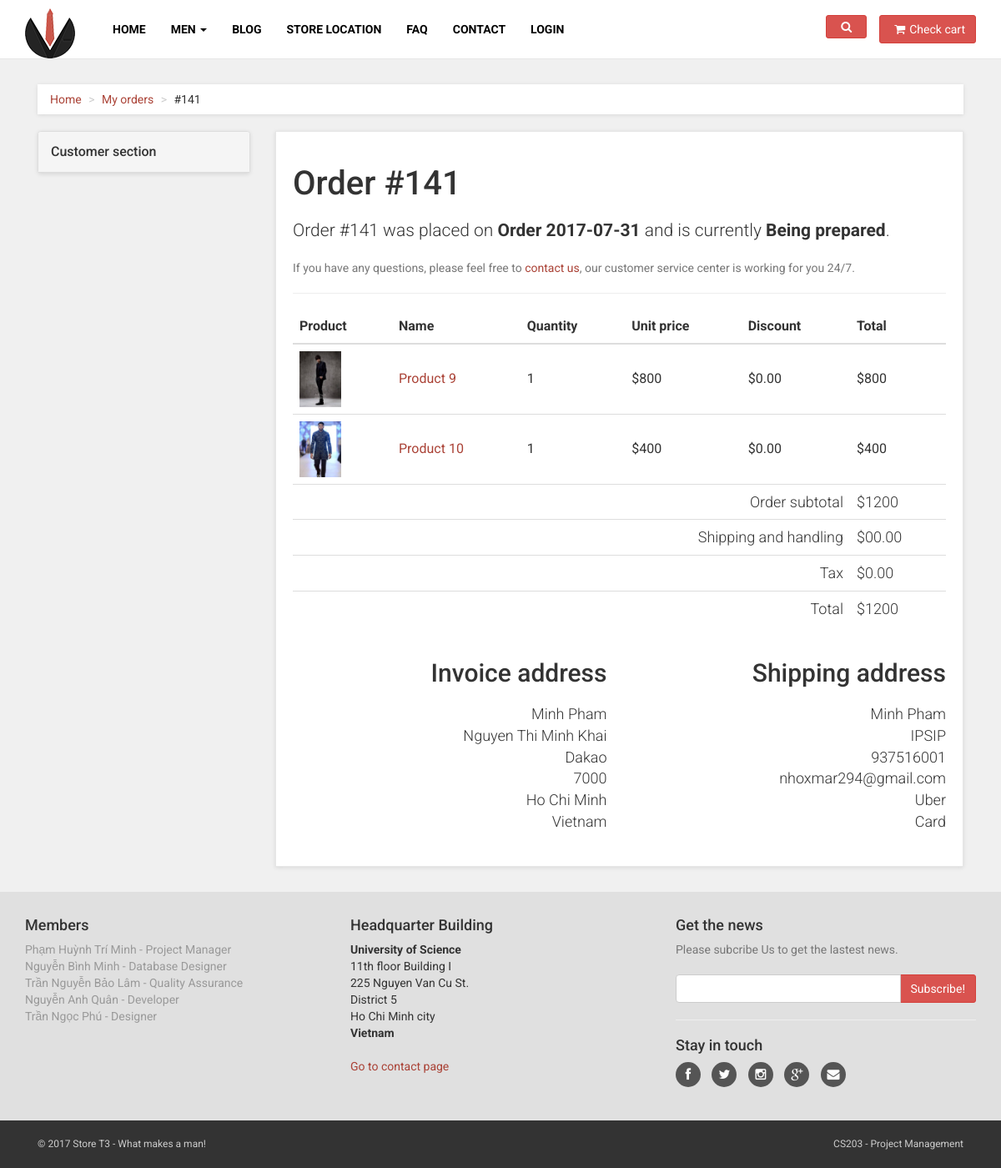
/lazy/customer-order.php?cid=141, run on the app's committed database.
### tables this page shows
CREATE TABLE `bill` (
  `id` int(11) NOT NULL,
  `id_delivery` int(11) NOT NULL,
  `bill_date` date DEFAULT NULL,
  `price` float NOT NULL,
  `status` int(5) NOT NULL DEFAULT '1'
);

CREATE TABLE `bill_detail` (
  `id` int(11) NOT NULL,
  `product_id` int(11) NOT NULL,
  `quantity` int(11) NOT NULL,
  `sum` float NOT NULL
);

CREATE TABLE `product_img` (
  `img_id` int(11) NOT NULL,
  `product_id` int(11) NOT NULL,
  `img` varchar(255) NOT NULL
);

CREATE TABLE `product` (
  `id` int(11) NOT NULL,
  `name` varchar(255) NOT NULL,
  `category` varchar(100) NOT NULL,
  `detail` text NOT NULL,
  `price` float NOT NULL,
  `sale` int(11) NOT NULL,
  `sale_percent` float NOT NULL,
  `status` int(11) NOT NULL
);

CREATE TABLE `delivery_info` (
  `id` int(11) NOT NULL,
  `id_user` int(11) NOT NULL,
  `fname` varchar(255) NOT NULL,
  `lname` varchar(255) NOT NULL,
  `company` varchar(255) NOT NULL,
  `street` varchar(255) NOT NULL,
  `ward` varchar(255) NOT NULL,
  `zip` varchar(10) NOT NULL,
  `city` varchar(50) NOT NULL,
  `country` varchar(50) NOT NULL,
  `phone` varchar(15) NOT NULL,
  `coemail` varchar(100) NOT NULL,
  `delivery` varchar(100) NOT NULL,
  `payment` varchar(20) NOT NULL
);

### lazy/customer-order.php (the view, shortened to what this page needs)
<?php
  include "includes/header.php";
  include "includes/navbar.php";
?>
<?php
 $id = $_GET['cid'];
 $sqli = "select * from bill where id=$id";
 $rs = mysqli_query($conn,$sqli);
 $data = mysqli_fetch_array($rs)
?>
    <div id="all">
        <div id="content">
            <div class="container">
                <div class="col-md-12">
                    <ul class="breadcrumb">
                        <li><a href="index.html">Home</a>
                        </li>
                        <li><a href="#">My orders</a>
                        </li>
                        <li><?php echo "#$data[id]" ?></li>
                    </ul>
                </div>
                <?php
                  include "includes/customer_menu.php";
                ?>
                <div class="col-md-9" id="customer-order">
                    <div class="box">
                        <h1><?php echo "Order #$data[id]" ?></h1>
                        <p class="lead"><?php echo "Order #$data[id]" ?> was placed on <strong><?php echo "Order $data[bill_date]" ?></strong> and is currently <strong>
                        <?php if ($data['status'] == 1)
                        {
                          echo"Being prepared";
                        }
                        if ($data['status'] == 2)
                        {
                          echo"Received";
                        } ?></strong>.</p>
                        <p class="text-muted">If you have any questions, please feel free to <a href="contact.php">contact us</a>, our customer service center is working for you 24/7.</p>
                        <hr>
                        <div class="table-responsive">
                            <table class="table">
                                <thead>
                                    <tr>
                                        <th>Product</th>
                                        <th>Name</th>
                                        <th>Quantity</th>
                                        <th>Unit price</th>
                                        <th>Discount</th>
                                        <th>Total</th>
                                    </tr>
                                </thead>
                                <tbody>
                                  <?php
                                  $sqli_temp = "select * from bill where id=$id";
                                  $rs_temp = mysqli_query($conn,$sqli_temp);
                                  $data_temp = mysqli_fetch_array($rs_temp);
                                  $sqli2 = "select * from bill_detail where id=$data_temp[id]";
                                  $rs2 = mysqli_query($conn,$sqli2);
                                  $sqli3 = "select * from delivery_info where id=$data_temp[id_delivery]";
                                  $rs3 = mysqli_query($conn,$sqli3);
                                  $data3 = mysqli_fetch_array($rs3);
                                  while ($data2 = mysqli_fetch_array($rs2))
                                 {
                                  $sqli4 = "select * from product where id=$data2[product_id]";
                                  $rs4 = mysqli_query($conn,$sqli4);
                                  $data4 = mysqli_fetch_array($rs4);
                                  $sqli5 = "select * from product_img where product_id=$data4[id]";
                                  $rs5 = mysqli_query($conn,$sqli5);
                                  $data5 = mysqli_fetch_array($rs5);
                                  echo "<tr>
                                          <td>
                                              <a href='#'>
                                                  <img src='../../lazy-admin/image/product/$data5[img]' alt=''>
                                              </a>
                                          </td>
                                          <td><a href='#'>$data4[name]</a>
                                          </td>
                                          <td>$data2[quantity]</td>
                                          <td>$$data4[price]</td>";
                                          if($data4['sale']==1)
                                          {
                                            $result=$data4['price']*$data4['sale_percent'];
                                            echo"<td>$$result</td>";
                                          }
                                          else {
                                            echo"<td>$0.00</td>";
                                          }
                                  echo  "<td>$$data2[sum]</td>
                                      </tr>";
                                  }
                                  ?>
                                </tbody>
                                <tfoot>
                                    <tr>
                                        <th colspan="5" class="text-right">Order subtotal</th>
                                        <th>$<?php echo $data['price']; ?></th>
                                    </tr>
                                    <tr>
                                        <th colspan="5" class="text-right">Shipping and handling</th>
                                        <th>$00.00</th>
                                    </tr>
                                    <tr>
                                        <th colspan="5" class="text-right">Tax</th>
                                        <th>$0.00</th>
                                    </tr>
                                    <tr>
                                        <th colspan="5" class="text-right">Total</th>
                                        <th>$<?php echo $data['price']; ?></th>
                                    </tr>
                                </tfoot>
                            </table>
                        </div>
                        <div class="row addresses">
                            <div class="col-md-6">
                                <h2>Invoice address</h2>
                                <?php echo"<p>$data3[fname] $data3[lname]
                                    <br>$data3[street]
                                    <br>$data3[ward]
                                    <br>$data3[zip]
                                    <br>$data3[city]
                                    <br>$data3[country]</p>";
                                ?>
                            </div>
                            <div class="col-md-6">
                                <h2>Shipping address</h2>
                                <?php echo"<p>$data3[fname] $data3[lname]
                                    <br>$data3[company]
                                    <br>$data3[phone]
                                    <br>$data3[coemail]
                                    <br>$data3[delivery]
                                    <br>$data3[payment]</p>";
                                ?>
                            </div>
                        </div>
                    </div>
                </div>
            </div>
        </div>
<?php
  include "includes/footer.php";
?>

### lazy/css/style.default.css (style rules this page uses)
a, button { -webkit-transition: all 0.2s ease-out; -moz-transition: all 0.2s ease-out; transition: all 0.2s ease-out; }
p.lead { font-weight: 300; }
h1 { font-weight: 700; font-size: 40px; }
.breadcrumb { -webkit-box-shadow: 0 1px 5px rgba(0, 0, 0, 0.1); box-shadow: 0 1px 5px rgba(0, 0, 0, 0.1); }
.box { background: #fff; margin: 0 0 30px; border: solid 1px #e6e6e6; -webkit-box-sizing: border-box; -moz-box-sizing: border-box; box-sizing: border-box; padding: 20px; -webkit-box-shadow: 0 1px 5px rgba(0, 0, 0, 0.1); box-shadow: 0 1px 5px rgba(0, 0, 0, 0.1); }
#content #checkout .table tbody tr td, #content #basket .table tbody tr td, #content #customer-order .table tbody tr td { vertical-align: middle; }
#content #checkout .table tbody tr td img, #content #basket .table tbody tr td img, #content #customer-order .table tbody tr td img { width: 50px; }
#content #checkout .table tfoot, #content #basket .table tfoot, #content #customer-order .table tfoot { font-size: 18px; }
#content #customer-order .table tfoot th { font-size: 18px; font-weight: 300; }
#content #customer-order .addresses { text-align: right; }
#content #customer-order .addresses p { font-size: 18px; font-weight: 300; }
body { font-family: "Roboto", Helvetica, Arial, sans-serif; font-size: 14px; line-height: 1.42857143; color: #333333; background-color: #f0f0f0; }
a { color: #aa4236; text-decoration: none; }
hr { margin-top: 20px; margin-bottom: 20px; border: 0; border-top: 1px solid #eeeeee; }
.breadcrumb { padding: 8px 15px; margin-bottom: 20px; background-color: #ffffff; border-radius: 0; }
.breadcrumb > li + li:before { content: ">\00a0"; color: #cccccc; }
h1, h2, h3, h4, h5, h6, .h1, .h2, .h3, .h4, .h5, .h6 { font-family: inherit; font-weight: 500; line-height: 1.1; color: inherit; }
h1, .h1, h2, .h2, h3, .h3 { margin-top: 20px; margin-bottom: 20px; }
p, ul, ol { margin: 0 0 20px; }
.lead { margin-bottom: 20px; font-size: 16px; }
@media (min-width: 768px) { .lead { font-size: 21px; } }

### data on the page
bill: id "141", bill_date "2017-07-31", price "1200"
bill_detail: product_img.img (picture), product.name "Product 9", quantity "1", product.price "800", sum "800"
bill_detail: product_img.img (picture), product.name "Product 10", quantity "1", product.price "400", sum "400"
delivery_info: fname "Minh", lname "Pham", street "Nguyen Thi Minh Khai", ward "Dakao", zip "7000", city "Ho Chi Minh", country "Vietnam", company "IPSIP", phone "937516001", coemail "nhoxmar294@gmail.com", delivery "Uber", payment "Card"
